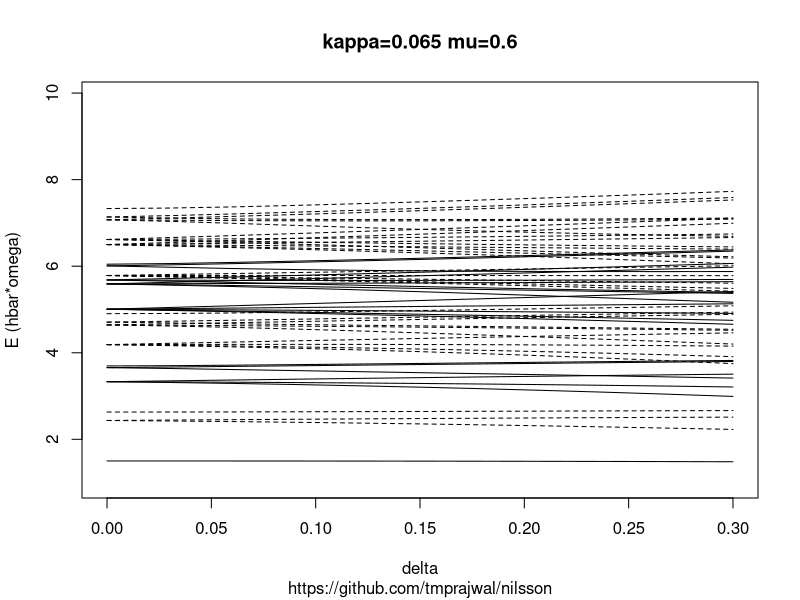

This chart was generated by the following R code:
pdf("nilsson.pdf")
delta <-c( 0.0000, 0.0300, 0.0600, 0.0900, 0.1200, 0.1500, 0.1800, 0.2100, 0.2400, 0.2700, 0.3000)
#----------------------------------- 1/2+ -----------------------------------
e1_0_0 <- c( 1.5000, 1.4998, 1.4994, 1.4986, 1.4974, 1.4959, 1.4939, 1.4915, 1.4887, 1.4853, 1.4813) # 1/2+ 0
e1_0_1 <- c( 3.3310, 3.3131, 3.2915, 3.2662, 3.2373, 3.2049, 3.1689, 3.1296, 3.0868, 3.0408, 2.9913) # 1/2+ 1
e1_0_2 <- c( 3.6560, 3.6364, 3.6127, 3.5883, 3.5639, 3.5397, 3.5156, 3.4912, 3.4665, 3.4412, 3.4149) # 1/2+ 2
e1_0_3 <- c( 3.6950, 3.7012, 3.7126, 3.7256, 3.7393, 3.7532, 3.7672, 3.7812, 3.7951, 3.8089, 3.8224) # 1/2+ 3
e1_0_4 <- c( 5.0060, 4.9784, 4.9490, 4.9179, 4.8851, 4.8508, 4.8149, 4.7777, 4.7391, 4.6992, 4.6580) # 1/2+ 4
e1_0_5 <- c( 5.5910, 5.5629, 5.5309, 5.4948, 5.4548, 5.4112, 5.3648, 5.3164, 5.2669, 5.2169, 5.1668) # 1/2+ 5
e1_0_6 <- c( 5.6820, 5.6549, 5.6248, 5.5930, 5.5610, 5.5298, 5.5000, 5.4716, 5.4444, 5.4184, 5.3935) # 1/2+ 6
e1_0_7 <- c( 6.0070, 5.9762, 5.9462, 5.9225, 5.9048, 5.8922, 5.8837, 5.8785, 5.8759, 5.8754, 5.8768) # 1/2+ 7
e1_0_8 <- c( 6.0460, 6.0610, 6.0867, 6.1164, 6.1486, 6.1828, 6.2187, 6.2561, 6.2950, 6.3352, 6.3769) # 1/2+ 8
#----------------------------------- 1/2- -----------------------------------
e1_1_0 <- c( 2.4350, 2.4237, 2.4099, 2.3939, 2.3759, 2.3560, 2.3343, 2.3108, 2.2853, 2.2579, 2.2284) # 1/2- 0
e1_1_1 <- c( 2.6300, 2.6307, 2.6327, 2.6357, 2.6393, 2.6433, 2.6476, 2.6519, 2.6562, 2.6603, 2.6640) # 1/2- 1
e1_1_2 <- c( 4.1880, 4.1644, 4.1365, 4.1042, 4.0673, 4.0259, 3.9798, 3.9291, 3.8736, 3.8135, 3.7488) # 1/2- 2
e1_1_3 <- c( 4.6430, 4.6187, 4.5867, 4.5481, 4.5050, 4.4589, 4.4105, 4.3605, 4.3089, 4.2557, 4.2009) # 1/2- 3
e1_1_4 <- c( 4.7080, 4.6888, 4.6698, 4.6525, 4.6367, 4.6216, 4.6067, 4.5916, 4.5760, 4.5596, 4.5421) # 1/2- 4
e1_1_5 <- c( 4.9030, 4.9079, 4.9199, 4.9363, 4.9552, 4.9755, 4.9966, 5.0183, 5.0403, 5.0624, 5.0845) # 1/2- 5
e1_1_6 <- c( 5.7850, 5.7526, 5.7191, 5.6846, 5.6492, 5.6131, 5.5762, 5.5386, 5.5004, 5.4617, 5.4223) # 1/2- 6
e1_1_7 <- c( 6.5000, 6.4671, 6.4316, 6.3934, 6.3527, 6.3093, 6.2633, 6.2146, 6.1635, 6.1104, 6.0557) # 1/2- 7
e1_1_8 <- c( 6.6170, 6.5844, 6.5485, 6.5100, 6.4692, 6.4269, 6.3839, 6.3409, 6.2986, 6.2574, 6.2175) # 1/2- 8
e1_1_9 <- c( 7.0720, 7.0367, 6.9918, 6.9431, 6.8956, 6.8514, 6.8113, 6.7753, 6.7432, 6.7147, 6.6894) # 1/2- 9
e1_1_10 <- c( 7.1370, 7.1116, 7.0933, 7.0827, 7.0776, 7.0767, 7.0790, 7.0842, 7.0917, 7.1014, 7.1130) # 1/2- 10
e1_1_11 <- c( 7.3320, 7.3434, 7.3699, 7.4043, 7.4433, 7.4855, 7.5303, 7.5771, 7.6259, 7.6765, 7.7291) # 1/2- 11
#----------------------------------- 3/2+ -----------------------------------
e3_0_0 <- c( 3.3310, 3.3261, 3.3196, 3.3115, 3.3018, 3.2905, 3.2777, 3.2632, 3.2470, 3.2291, 3.2092) # 3/2+ 0
e3_0_1 <- c( 3.6560, 3.6701, 3.6845, 3.6990, 3.7135, 3.7279, 3.7423, 3.7565, 3.7706, 3.7844, 3.7979) # 3/2+ 1
e3_0_2 <- c( 5.0060, 4.9853, 4.9631, 4.9397, 4.9151, 4.8894, 4.8629, 4.8355, 4.8074, 4.7786, 4.7493) # 3/2+ 2
e3_0_3 <- c( 5.5910, 5.5738, 5.5540, 5.5323, 5.5096, 5.4864, 5.4629, 5.4396, 5.4164, 5.3936, 5.3711) # 3/2+ 3
e3_0_4 <- c( 5.6820, 5.6765, 5.6729, 5.6711, 5.6710, 5.6722, 5.6747, 5.6782, 5.6827, 5.6880, 5.6942) # 3/2+ 4
e3_0_5 <- c( 6.0070, 6.0312, 6.0589, 6.0894, 6.1219, 6.1563, 6.1921, 6.2293, 6.2678, 6.3076, 6.3487) # 3/2+ 5
#----------------------------------- 3/2- -----------------------------------
e3_1_0 <- c( 2.4350, 2.4448, 2.4542, 2.4631, 2.4716, 2.4797, 2.4873, 2.4945, 2.5011, 2.5072, 2.5126) # 3/2- 0
e3_1_1 <- c( 4.1880, 4.1736, 4.1561, 4.1357, 4.1123, 4.0859, 4.0566, 4.0244, 3.9893, 3.9511, 3.9099) # 3/2- 1
e3_1_2 <- c( 4.6430, 4.6357, 4.6262, 4.6155, 4.6041, 4.5920, 4.5792, 4.5656, 4.5511, 4.5355, 4.5187) # 3/2- 2
e3_1_3 <- c( 4.7080, 4.7282, 4.7506, 4.7739, 4.7976, 4.8215, 4.8453, 4.8690, 4.8926, 4.9160, 4.9393) # 3/2- 3
e3_1_4 <- c( 5.7850, 5.7581, 5.7303, 5.7016, 5.6722, 5.6422, 5.6118, 5.5809, 5.5496, 5.5182, 5.4865) # 3/2- 4
e3_1_5 <- c( 6.5000, 6.4752, 6.4481, 6.4191, 6.3884, 6.3564, 6.3234, 6.2898, 6.2559, 6.2219, 6.1881) # 3/2- 5
e3_1_6 <- c( 6.6170, 6.5979, 6.5784, 6.5589, 6.5399, 6.5217, 6.5044, 6.4882, 6.4730, 6.4588, 6.4457) # 3/2- 6
e3_1_7 <- c( 7.0720, 7.0626, 7.0543, 7.0490, 7.0471, 7.0480, 7.0516, 7.0576, 7.0657, 7.0756, 7.0873) # 3/2- 7
e3_1_8 <- c( 7.1370, 7.1688, 7.2068, 7.2479, 7.2913, 7.3365, 7.3834, 7.4319, 7.4820, 7.5337, 7.5872) # 3/2- 8
#----------------------------------- 5/2+ -----------------------------------
e5_0_0 <- c( 3.3310, 3.3507, 3.3700, 3.3887, 3.4069, 3.4246, 3.4419, 3.4586, 3.4749, 3.4907, 3.5060) # 5/2+ 0
e5_0_1 <- c( 5.0060, 4.9989, 4.9910, 4.9824, 4.9731, 4.9634, 4.9532, 4.9427, 4.9319, 4.9208, 4.9095) # 5/2+ 1
e5_0_2 <- c( 5.5910, 5.5956, 5.5997, 5.6039, 5.6083, 5.6131, 5.6182, 5.6238, 5.6298, 5.6362, 5.6430) # 5/2+ 2
e5_0_3 <- c( 5.6820, 5.7148, 5.7494, 5.7854, 5.8224, 5.8603, 5.8991, 5.9388, 5.9794, 6.0211, 6.0638) # 5/2+ 3
#----------------------------------- 5/2- -----------------------------------
e5_1_0 <- c( 4.1880, 4.1915, 4.1936, 4.1941, 4.1931, 4.1906, 4.1865, 4.1808, 4.1734, 4.1642, 4.1531) # 5/2- 0
e5_1_1 <- c( 4.6430, 4.6686, 4.6941, 4.7193, 4.7442, 4.7689, 4.7934, 4.8175, 4.8414, 4.8650, 4.8884) # 5/2- 1
e5_1_2 <- c( 5.7850, 5.7692, 5.7526, 5.7354, 5.7178, 5.6998, 5.6815, 5.6631, 5.6445, 5.6259, 5.6074) # 5/2- 2
e5_1_3 <- c( 6.5000, 6.4913, 6.4814, 6.4707, 6.4595, 6.4482, 6.4369, 6.4258, 6.4150, 6.4046, 6.3946) # 5/2- 3
e5_1_4 <- c( 6.6170, 6.6240, 6.6326, 6.6426, 6.6539, 6.6663, 6.6799, 6.6944, 6.7099, 6.7264, 6.7438) # 5/2- 4
e5_1_5 <- c( 7.0720, 7.1104, 7.1509, 7.1932, 7.2371, 7.2825, 7.3292, 7.3773, 7.4268, 7.4776, 7.5300) # 5/2- 5
#----------------------------------- 7/2+ -----------------------------------
e7_0_0 <- c( 5.0060, 5.0192, 5.0321, 5.0449, 5.0574, 5.0698, 5.0822, 5.0945, 5.1068, 5.1191, 5.1314) # 7/2+ 0
e7_0_1 <- c( 5.5910, 5.6278, 5.6650, 5.7024, 5.7403, 5.7785, 5.8172, 5.8564, 5.8962, 5.9367, 5.9779) # 7/2+ 1
#----------------------------------- 7/2- -----------------------------------
e7_1_0 <- c( 4.1880, 4.2177, 4.2468, 4.2752, 4.3032, 4.3305, 4.3574, 4.3837, 4.4096, 4.4349, 4.4598) # 7/2- 0
e7_1_1 <- c( 5.7850, 5.7857, 5.7859, 5.7858, 5.7854, 5.7849, 5.7842, 5.7834, 5.7827, 5.7821, 5.7815) # 7/2- 1
e7_1_2 <- c( 6.5000, 6.5155, 6.5307, 6.5460, 6.5616, 6.5774, 6.5936, 6.6102, 6.6272, 6.6446, 6.6626) # 7/2- 2
e7_1_3 <- c( 6.6170, 6.6612, 6.7068, 6.7534, 6.8011, 6.8496, 6.8992, 6.9497, 7.0013, 7.0541, 7.1082) # 7/2- 3
#----------------------------------- 9/2+ -----------------------------------
e9_0_0 <- c( 5.0060, 5.0460, 5.0861, 5.1262, 5.1665, 5.2071, 5.2479, 5.2891, 5.3308, 5.3730, 5.4159) # 9/2+ 0
#----------------------------------- 9/2- -----------------------------------
e9_1_0 <- c( 5.7850, 5.8076, 5.8301, 5.8525, 5.8747, 5.8970, 5.9193, 5.9417, 5.9642, 5.9869, 6.0099) # 9/2- 0
e9_1_1 <- c( 6.5000, 6.5474, 6.5950, 6.6429, 6.6912, 6.7399, 6.7890, 6.8388, 6.8892, 6.9403, 6.9924) # 9/2- 1
plot(c( 0.0000, 0.3000),c( 1.0000, 9.9000),type="n",xlab="delta",ylab="E (hbar*omega)",main="kappa=0.065 mu=0.6",sub="https://github.com/tmprajwal/nilsson")
lines(delta,e1_0_0)
lines(delta,e1_0_1)
lines(delta,e1_0_2)
lines(delta,e1_0_3)
lines(delta,e1_0_4)
lines(delta,e1_0_5)
lines(delta,e1_0_6)
lines(delta,e1_0_7)
lines(delta,e1_0_8)
lines(delta,e1_1_0,lty="44")
lines(delta,e1_1_1,lty="44")
lines(delta,e1_1_2,lty="44")
lines(delta,e1_1_3,lty="44")
lines(delta,e1_1_4,lty="44")
lines(delta,e1_1_5,lty="44")
lines(delta,e1_1_6,lty="44")
lines(delta,e1_1_7,lty="44")
lines(delta,e1_1_8,lty="44")
lines(delta,e1_1_9,lty="44")
lines(delta,e1_1_10,lty="44")
lines(delta,e1_1_11,lty="44")
lines(delta,e3_0_0)
lines(delta,e3_0_1)
lines(delta,e3_0_2)
lines(delta,e3_0_3)
lines(delta,e3_0_4)
lines(delta,e3_0_5)
lines(delta,e3_1_0,lty="44")
lines(delta,e3_1_1,lty="44")
lines(delta,e3_1_2,lty="44")
lines(delta,e3_1_3,lty="44")
lines(delta,e3_1_4,lty="44")
lines(delta,e3_1_5,lty="44")
lines(delta,e3_1_6,lty="44")
lines(delta,e3_1_7,lty="44")
lines(delta,e3_1_8,lty="44")
lines(delta,e5_0_0)
lines(delta,e5_0_1)
lines(delta,e5_0_2)
lines(delta,e5_0_3)
lines(delta,e5_1_0,lty="44")
lines(delta,e5_1_1,lty="44")
lines(delta,e5_1_2,lty="44")
lines(delta,e5_1_3,lty="44")
lines(delta,e5_1_4,lty="44")
lines(delta,e5_1_5,lty="44")
lines(delta,e7_0_0)
lines(delta,e7_0_1)
lines(delta,e7_1_0,lty="44")
lines(delta,e7_1_1,lty="44")
lines(delta,e7_1_2,lty="44")
lines(delta,e7_1_3,lty="44")
lines(delta,e9_0_0)
lines(delta,e9_1_0,lty="44")
lines(delta,e9_1_1,lty="44")
garbage <- dev.off()
